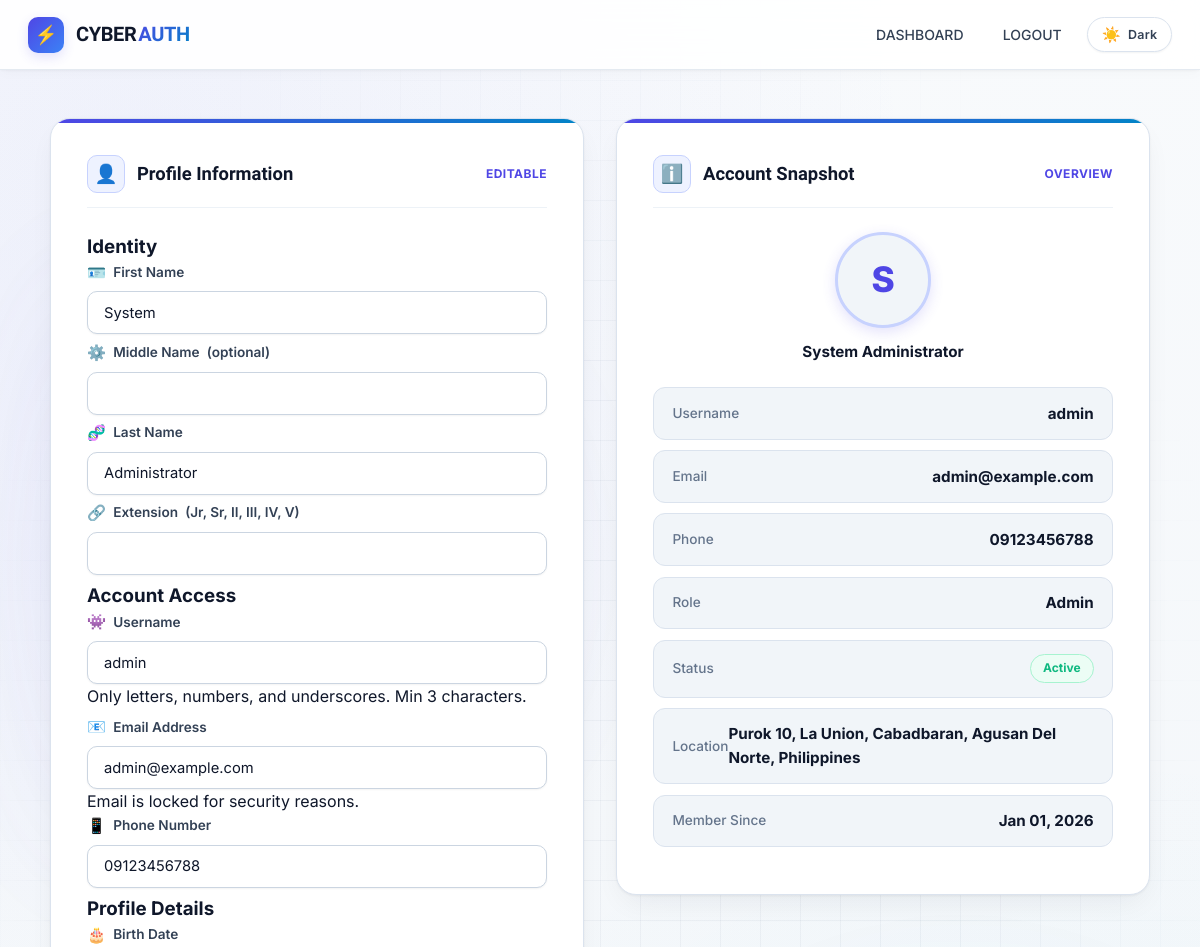
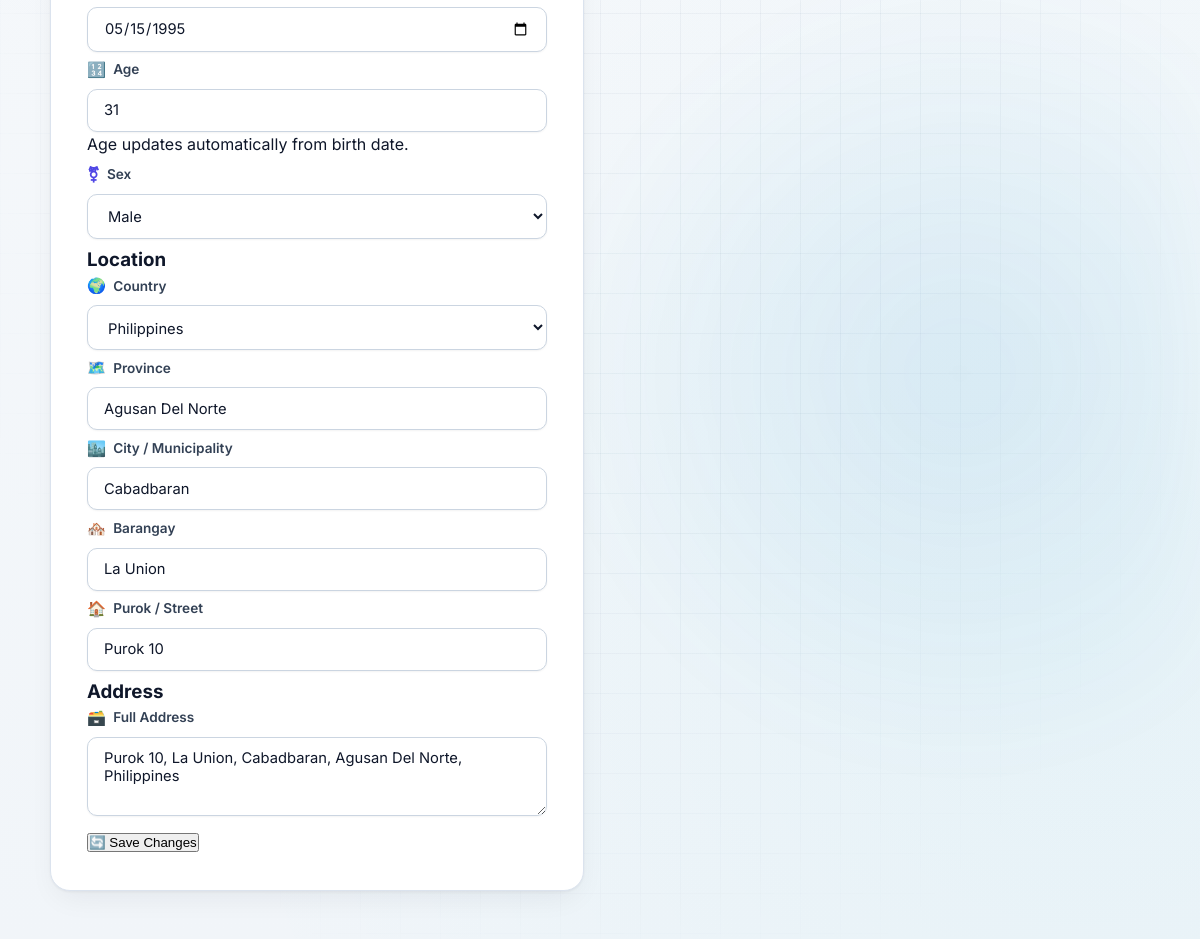
/pages/edit-profile.php (signed in), run on the app's committed database (2 pictures, top to bottom).
### tables this page shows
CREATE TABLE `users` (
  `id` int(11) NOT NULL AUTO_INCREMENT,
  `username` varchar(50) NOT NULL,
  `email` varchar(100) NOT NULL,
  `id_number` varchar(20) DEFAULT NULL,
  `password` varchar(255) NOT NULL,
  `phone_number` varchar(20) DEFAULT NULL,
  `first_name` varchar(100) DEFAULT NULL,
  `last_name` varchar(100) DEFAULT NULL,
  `middle_name` varchar(100) DEFAULT NULL,
  `extension` varchar(10) DEFAULT NULL,
  `birth_date` date DEFAULT NULL,
  `age` int(11) DEFAULT NULL,
  `sex` enum('male','female','other') DEFAULT NULL,
  `purok_street` varchar(255) DEFAULT NULL,
  `barangay` varchar(100) DEFAULT NULL,
  `city` varchar(100) DEFAULT NULL,
  `province` varchar(100) DEFAULT NULL,
  `country` varchar(100) DEFAULT NULL,
  `zip_code` varchar(10) DEFAULT NULL,
  `address` text DEFAULT NULL,
  `profile_picture` varchar(255) DEFAULT NULL,
  `role` enum('super_admin','admin','user') DEFAULT 'user',
  `status` enum('active','inactive','suspended','pending','approved','blocked','pending_setup') NOT NULL DEFAULT 'pending',
  `last_login` timestamp NULL DEFAULT NULL,
  `created_at` timestamp NOT NULL DEFAULT current_timestamp(),
  `updated_at` timestamp NOT NULL DEFAULT current_timestamp() ON UPDATE current_timestamp(),
  `phone` varchar(20) DEFAULT NULL,
  `is_active` tinyint(1) DEFAULT 1,
  `is_former_superadmin` tinyint(1) NOT NULL DEFAULT 0,
  `privileges` text DEFAULT NULL,
  PRIMARY KEY (`id`),
  UNIQUE KEY `username` (`username`),
  UNIQUE KEY `email` (`email`),
  UNIQUE KEY `id_number` (`id_number`),
  KEY `idx_username` (`username`),
  KEY `idx_email` (`email`),
  KEY `idx_id_number` (`id_number`),
  KEY `idx_role` (`role`),
  KEY `idx_status` (`status`),
  KEY `idx_created_at` (`created_at`)
);

### pages/edit-profile.php (the view, shortened to what the rows shown need)
<?php
require_once '../php/config.php';
$db = new Database();
$stmt = $db->prepare('SELECT username, email, address, phone, phone_number, first_name, middle_name, last_name, extension, birth_date, age, sex, purok_street, barangay, city, province, country, profile_picture, role, is_active, created_at, status FROM users WHERE id = ? LIMIT 1');
$stmt->execute([$_SESSION['user_id']]);
$user = $stmt->fetch();
$phoneValue = $user['phone_number'] ?? $user['phone'] ?? '';
$birthDateValue = $user['birth_date'] ?? '';
$computedAge = $user['age'] ?? null;
if ($birthDateValue) {
    try {
        $birthDateObj = new DateTime($birthDateValue);
        $now = new DateTime();
        $ageDiff = $birthDateObj->diff($now)->y;
        $computedAge = $ageDiff;
    } catch (Exception $e) {
        $computedAge = $user['age'] ?? null;
    }
}
$countries = [
    'Afghanistan','Albania','Algeria','Andorra','Angola','Antigua and Barbuda','Argentina','Armenia','Australia','Austria','Azerbaijan','Bahamas','Bahrain','Bangladesh','Barbados','Belarus','Belgium','Belize','Benin','Bhutan','Bolivia','Bosnia and Herzegovina','Botswana','Brazil','Brunei','Bulgaria','Burkina Faso','Burundi','Cabo Verde','Cambodia','Cameroon','Canada','Central African Republic','Chad','Chile','China','Colombia','Comoros','Congo','Costa Rica','Croatia','Cuba','Cyprus','Czech Republic','Denmark','Djibouti','Dominica','Dominican Republic','Ecuador','Egypt','El Salvador','Equatorial Guinea','Eritrea','Estonia','Eswatini','Ethiopia','Fiji','Finland','France','Gabon','Gambia','Georgia','Germany','Ghana','Greece','Grenada','Guatemala','Guinea','Guinea-Bissau','Guyana','Haiti','Honduras','Hungary','Iceland','India','Indonesia','Iran','Iraq','Ireland','Israel','Italy','Jamaica','Japan','Jordan','Kazakhstan','Kenya','Kiribati','Kosovo','Kuwait','Kyrgyzstan','Laos','Latvia','Lebanon','Lesotho','Liberia','Libya','Liechtenstein','Lithuania','Luxembourg','Madagascar','Malawi','Malaysia','Maldives','Mali','Malta','Marshall Islands','Mauritania','Mauritius','Mexico','Micronesia','Moldova','Monaco','Mongolia','Montenegro','Morocco','Mozambique','Myanmar','Namibia','Nauru','Nepal','Netherlands','New Zealand','Nicaragua','Niger','Nigeria','North Korea','North Macedonia','Norway','Oman','Pakistan','Palau','Palestine','Panama','Papua New Guinea','Paraguay','Peru','Philippines','Poland','Portugal','Qatar','Romania','Russia','Rwanda','Saint Kitts and Nevis','Saint Lucia','Saint Vincent and the Grenadines','Samoa','San Marino','Sao Tome and Principe','Saudi Arabia','Senegal','Serbia','Seychelles','Sierra Leone','Singapore','Slovakia','Slovenia','Solomon Islands','Somalia','South Africa','South Korea','South Sudan','Spain','Sri Lanka','Sudan','Suriname','Sweden','Switzerland','Syria','Taiwan','Tajikistan','Tanzania','Thailand','Timor-Leste','Togo','Tonga','Trinidad and Tobago','Tunisia','Turkey','Turkmenistan','Tuvalu','Uganda','Ukraine','United Arab Emirates','United Kingdom','United States','Uruguay','Uzbekistan','Vanuatu','Vatican City','Venezuela','Vietnam','Yemen','Zambia','Zimbabwe'
];
$userCountry = $user['country'] ?? 'Philippines';
$addressValue = $user['address'] ?? '';
?>
<!DOCTYPE html>
<html lang="en" data-theme="light">
<head>
  <link rel="stylesheet" href="../css/modern-design-system.css" />
  <link rel="stylesheet" href="../css/cyberpunk-edit-profile.css" />
</head>
<body>
  <header class="cyber-header">
    <div class="header-content">
      <a href="dashboard.php" class="logo-container">
        <h1 class="logo-text">CYBER<span class="accent">AUTH</span></h1>
      </a>
    </div>
  </header>
  <main class="cyber-main">
    <div class="profile-wrapper">
      <section class="profile-panel snapshot-panel">
        <form id="editProfileForm" class="form-flow" novalidate>
          <div class="form-section">
            <div class="form-grid two-col">
              <div class="input-group">
                <div class="input-shell">
                  <input id="firstName" name="firstName" class="cyber-input" type="text" value="<?php echo htmlspecialchars($user['first_name'] ?? ''); ?>" autocomplete="given-name" required>
                </div>
              </div>
              <div class="input-group">
                <div class="input-shell">
                  <input id="lastName" name="lastName" class="cyber-input" type="text" value="<?php echo htmlspecialchars($user['last_name'] ?? ''); ?>" autocomplete="family-name" required>
                </div>
              </div>
            </div>
          </div>
          <div class="form-section">
            <div class="form-grid two-col">
              <div class="input-group">
                <div class="input-shell">
                  <input id="username" name="username" class="cyber-input" type="text" value="<?php echo htmlspecialchars($user['username']); ?>" autocomplete="username" required>
                </div>
              </div>
              <div class="input-group">
                <div class="input-shell">
                  <input id="email" name="email" class="cyber-input" type="email" value="<?php echo htmlspecialchars($user['email']); ?>" autocomplete="email" readonly>
                </div>
              </div>
              <div class="input-group">
                <div class="input-shell">
                  <input id="phone" name="phone" class="cyber-input" type="tel" value="<?php echo htmlspecialchars($phoneValue); ?>" placeholder="09XXXXXXXXX" autocomplete="tel-national" required>
                </div>
              </div>
            </div>
          </div>
          <div class="form-section">
            <div class="form-grid three-col">
              <div class="input-group">
                <div class="input-shell">
                  <input id="birthDate" name="birthDate" class="cyber-input" type="date" value="<?php echo htmlspecialchars($birthDateValue); ?>" required>
                </div>
              </div>
              <div class="input-group">
                <div class="input-shell">
                  <input id="age" name="age" class="cyber-input" type="number" value="<?php echo htmlspecialchars($computedAge ?? ''); ?>" readonly>
                </div>
              </div>
              <div class="input-group">
                <div class="input-shell">
                  <select id="sex" name="sex" class="cyber-input" required>
                    <option value="male" <?php echo (($user['sex'] ?? '') === 'male') ? 'selected' : ''; ?>>Male</option>
                  </select>
                </div>
              </div>
            </div>
          </div>
          <div class="form-section">
            <div class="form-grid two-col">
              <div class="input-group">
                <div class="input-shell">
                  <select id="country" name="country" class="cyber-input" required>
                    <?php foreach ($countries as $countryOption): ?>
                      <option value="<?php echo htmlspecialchars($countryOption); ?>" <?php echo ($countryOption === $userCountry) ? 'selected' : ''; ?>>
                        <?php echo htmlspecialchars($countryOption); ?>
                      </option>
                    <?php endforeach; ?>
                  </select>
                </div>
              </div>
              <div class="input-group">
                <div class="input-shell">
                  <input id="province" name="province" class="cyber-input" type="text" value="<?php echo htmlspecialchars($user['province'] ?? ''); ?>" required>
                </div>
              </div>
              <div class="input-group">
                <div class="input-shell">
                  <input id="city" name="city" class="cyber-input" type="text" value="<?php echo htmlspecialchars($user['city'] ?? ''); ?>" required>
                </div>
              </div>
              <div class="input-group">
                <div class="input-shell">
                  <input id="barangay" name="barangay" class="cyber-input" type="text" value="<?php echo htmlspecialchars($user['barangay'] ?? ''); ?>" required>
                </div>
              </div>
              <div class="input-group">
                <div class="input-shell">
                  <input id="purok" name="purok" class="cyber-input" type="text" value="<?php echo htmlspecialchars($user['purok_street'] ?? ''); ?>" required>
                </div>
              </div>
            </div>
          </div>
          <div class="form-section">
            <div class="form-grid">
              <div class="input-group full-width">
                <div class="input-shell">
                  <textarea id="address" name="address" class="cyber-textarea" rows="3" placeholder="Enter your complete address" autocomplete="street-address"><?php echo htmlspecialchars($addressValue); ?></textarea>
                </div>
              </div>
            </div>
          </div>
        </form>
      </section>
      <section class="profile-panel">
        <div class="profile-details">
          <div class="detail-card">
            <span class="detail-label">Username</span>
            <span class="detail-value"><?php echo htmlspecialchars($user['username']); ?></span>
          </div>
          <div class="detail-card">
            <span class="detail-label">Email</span>
            <span class="detail-value"><?php echo htmlspecialchars($user['email']); ?></span>
          </div>
          <div class="detail-card">
            <span class="detail-label">Phone</span>
            <span class="detail-value"><?php echo htmlspecialchars($phoneValue !== '' ? $phoneValue : '—'); ?></span>
          </div>
          <div class="detail-card">
            <span class="detail-label">Role</span>
            <span class="detail-value"><?php echo htmlspecialchars(ucfirst($user['role'] ?? 'user')); ?></span>
          </div>
          <div class="detail-card">
            <span class="detail-label">Member Since</span>
            <span class="detail-value"><?php echo date('M d, Y', strtotime($user['created_at'])); ?></span>
          </div>
        </div>
      </section>
    </div>
  </main>
</body>
</html>

### data on the page
users: firstName "System", lastName "Administrator", username "admin", email "admin@example.com", phone "09123456788", birthDate "05/15/1995", age "31", sex "Male", country "Philippines", province "Agusan Del Norte", city "Cabadbaran", barangay "La Union", purok "Purok 10", address "Purok 10, La Union, Cabadbaran, Agusan Del Norte, Philippines", phone_number "09123456788", role "Admin", created_at "Jan 01, 2026"

### other printed values
substr($displayName ?: $user['username'], 0, 1) "S"
$displayName ?: $user['username'] "System Administrator"
$displayLocation !== '' ? $displayLocation : '—' "Purok 10, La Union, Cabadbaran, Agusan Del Norte, Philippines"
